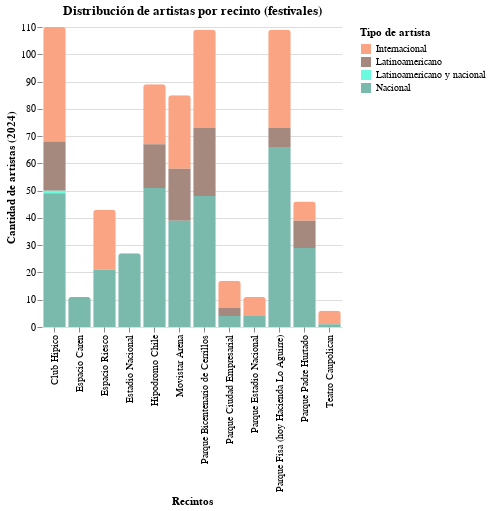

Write notebook code for a chart like this one.
### Code cell
import altair as alt
import pandas as pd

datos = pd.read_csv('/content/drive/MyDrive/Colab Notebooks/Datos de artistas por recinto.csv')

chart_csv= alt.Chart(datos).mark_bar(

    cornerRadiusTopLeft=3,
    cornerRadiusTopRight=3

).encode(

    x='Recintos:O',
    y='Cantidad de artistas (2024):Q',

    color=alt.Color('Tipo de artista:N',
     scale=alt.Scale(
                    domain=['Internacional', 'Latinoamericano', 'Latinoamericano y nacional','Nacional'],
                    range=['#FAA484', '#A5887E', '#6CFADE','#79BAAD']

       )
    )
).configure_view(step=16, strokeWidth=0).configure_axis(domain=False, labelFontSize=10, titleFontSize=11).properties(width=300, title="Distribución de artistas por recinto (festivales)", background="white").configure_title(anchor='middle', align='center')


chart_csv.show()

chart_csv.save('grafico-recintos-artistas.html')

### Figure 1 — Vega-Lite specification as saved in the notebook (floating-point values rounded to 4 significant figures)
{"config": {"view": {"continuousWidth": 300, "continuousHeight": 300, "step": 16, "strokeWidth": 0}, "axis": {"domain": false, "labelFontSize": 10, "titleFontSize": 11}, "title": {"align": "center", "anchor": "middle"}}, "data": {"name": "data-c8321d043711c11e3db49c08c8952795"}, "mark": {"type": "bar", "cornerRadiusTopLeft": 3, "cornerRadiusTopRight": 3}, "background": "white", "encoding": {"color": {"field": "Tipo de artista", "scale": {"domain": ["Internacional", "Latinoamericano", "Latinoamericano y nacional", "Nacional"], "range": ["#FAA484", "#A5887E", "#6CFADE", "#79BAAD"]}, "type": "nominal"}, "x": {"field": "Recintos", "type": "ordinal"}, "y": {"field": "Cantidad de artistas (2024)", "type": "quantitative"}}, "title": "Distribución de artistas por recinto (festivales)", "width": 300, "$schema": "https://vega.github.io/schema/vega-lite/v5.20.1.json", "datasets": {"data-c8321d043711c11e3db49c08c8952795": [{"Recintos": "Club Hipico", "Tipo de artista": "Internacional", "Cantidad de artistas (2024)": 42}, {"Recintos": "Espacio Caren", "Tipo de artista": "Internacional", "Cantidad de artistas (2024)": 0}, {"Recintos": "Espacio Riesco", "Tipo de artista": "Internacional", "Cantidad de artistas (2024)": 22}, {"Recintos": "Estadio Nacional", "Tipo de artista": "Internacional", "Cantidad de artistas (2024)": 0}, {"Recintos": "Hipodromo Chile", "Tipo de artista": "Internacional", "Cantidad de artistas (2024)": 22}, {"Recintos": "Movistar Arena", "Tipo de artista": "Internacional", "Cantidad de artistas (2024)": 27}, {"Recintos": "Parque Bicentenario de Cerrillos", "Tipo de artista": "Internacional", "Cantidad de artistas (2024)": 36}, {"Recintos": "Parque Ciudad Empresarial", "Tipo de artista": "Internacional", "Cantidad de artistas (2024)": 10}, {"Recintos": "Parque Estadio Nacional", "Tipo de artista": "Internacional", "Cantidad de artistas (2024)": 7}, {"Recintos": "Parque Fisa (hoy Hacienda Lo Aguirre)", "Tipo de artista": "Internacional", "Cantidad de artistas (2024)": 36}, {"Recintos": "Parque Padre Hurtado", "Tipo de artista": "Internacional", "Cantidad de artistas (2024)": 7}, {"Recintos": "Teatro Caupolican", "Tipo de artista": "Internacional", "Cantidad de artistas (2024)": 5}, {"Recintos": "Club Hipico", "Tipo de artista": "Latinoamericano", "Cantidad de artistas (2024)": 18}, {"Recintos": "Espacio Caren", "Tipo de artista": "Latinoamericano", "Cantidad de artistas (2024)": 0}, {"Recintos": "Espacio Riesco", "Tipo de artista": "Latinoamericano", "Cantidad de artistas (2024)": 0}, {"Recintos": "Estadio Nacional", "Tipo de artista": "Latinoamericano", "Cantidad de artistas (2024)": 0}, {"Recintos": "Hipodromo Chile", "Tipo de artista": "Latinoamericano", "Cantidad de artistas (2024)": 16}, {"Recintos": "Movistar Arena", "Tipo de artista": "Latinoamericano", "Cantidad de artistas (2024)": 19}, {"Recintos": "Parque Bicentenario de Cerrillos", "Tipo de artista": "Latinoamericano", "Cantidad de artistas (2024)": 25}, {"Recintos": "Parque Ciudad Empresarial", "Tipo de artista": "Latinoamericano", "Cantidad de artistas (2024)": 3}, {"Recintos": "Parque Estadio Nacional", "Tipo de artista": "Latinoamericano", "Cantidad de artistas (2024)": 0}, {"Recintos": "Parque Fisa (hoy Hacienda Lo Aguirre)", "Tipo de artista": "Latinoamericano", "Cantidad de artistas (2024)": 7}, {"Recintos": "Parque Padre Hurtado", "Tipo de artista": "Latinoamericano", "Cantidad de artistas (2024)": 10}, {"Recintos": "Teatro Caupolican", "Tipo de artista": "Latinoamericano", "Cantidad de artistas (2024)": 0}, {"Recintos": "Club Hipico", "Tipo de artista": "Latinoamericano y nacional", "Cantidad de artistas (2024)": 1}, {"Recintos": "Espacio Caren", "Tipo de artista": "Latinoamericano y nacional", "Cantidad de artistas (2024)": 0}, {"Recintos": "Espacio Riesco", "Tipo de artista": "Latinoamericano y nacional", "Cantidad de artistas (2024)": 0}, {"Recintos": "Estadio Nacional", "Tipo de artista": "Latinoamericano y nacional", "Cantidad de artistas (2024)": 0}, {"Recintos": "Hipodromo Chile", "Tipo de artista": "Latinoamericano y nacional", "Cantidad de artistas (2024)": 0}, {"Recintos": "Movistar Arena", "Tipo de artista": "Latinoamericano y nacional", "Cantidad de artistas (2024)": 0}, {"Recintos": "Parque Bicentenario de Cerrillos", "Tipo de artista": "Latinoamericano y nacional", "Cantidad de artistas (2024)": 0}, {"Recintos": "Parque Ciudad Empresarial", "Tipo de artista": "Latinoamericano y nacional", "Cantidad de artistas (2024)": 0}, {"Recintos": "Parque Estadio Nacional", "Tipo de artista": "Latinoamericano y nacional", "Cantidad de artistas (2024)": 0}, {"Recintos": "Parque Fisa (hoy Hacienda Lo Aguirre)", "Tipo de artista": "Latinoamericano y nacional", "Cantidad de artistas (2024)": 0}, {"Recintos": "Parque Padre Hurtado", "Tipo de artista": "Latinoamericano y nacional", "Cantidad de artistas (2024)": 0}, {"Recintos": "Teatro Caupolican", "Tipo de artista": "Latinoamericano y nacional", "Cantidad de artistas (2024)": 0}, {"Recintos": "Club Hipico", "Tipo de artista": "Nacional", "Cantidad de artistas (2024)": 49}, {"Recintos": "Espacio Caren", "Tipo de artista": "Nacional", "Cantidad de artistas (2024)": 11}, {"Recintos": "Espacio Riesco", "Tipo de artista": "Nacional", "Cantidad de artistas (2024)": 21}, {"Recintos": "Estadio Nacional", "Tipo de artista": "Nacional", "Cantidad de artistas (2024)": 27}, {"Recintos": "Hipodromo Chile", "Tipo de artista": "Nacional", "Cantidad de artistas (2024)": 51}, {"Recintos": "Movistar Arena", "Tipo de artista": "Nacional", "Cantidad de artistas (2024)": 39}, {"Recintos": "Parque Bicentenario de Cerrillos", "Tipo de artista": "Nacional", "Cantidad de artistas (2024)": 48}, {"Recintos": "Parque Ciudad Empresarial", "Tipo de artista": "Nacional", "Cantidad de artistas (2024)": 4}, {"Recintos": "Parque Estadio Nacional", "Tipo de artista": "Nacional", "Cantidad de artistas (2024)": 4}, {"Recintos": "Parque Fisa (hoy Hacienda Lo Aguirre)", "Tipo de artista": "Nacional", "Cantidad de artistas (2024)": 66}, {"Recintos": "Parque Padre Hurtado", "Tipo de artista": "Nacional", "Cantidad de artistas (2024)": 29}, {"Recintos": "Teatro Caupolican", "Tipo de artista": "Nacional", "Cantidad de artistas (2024)": 1}]}}
